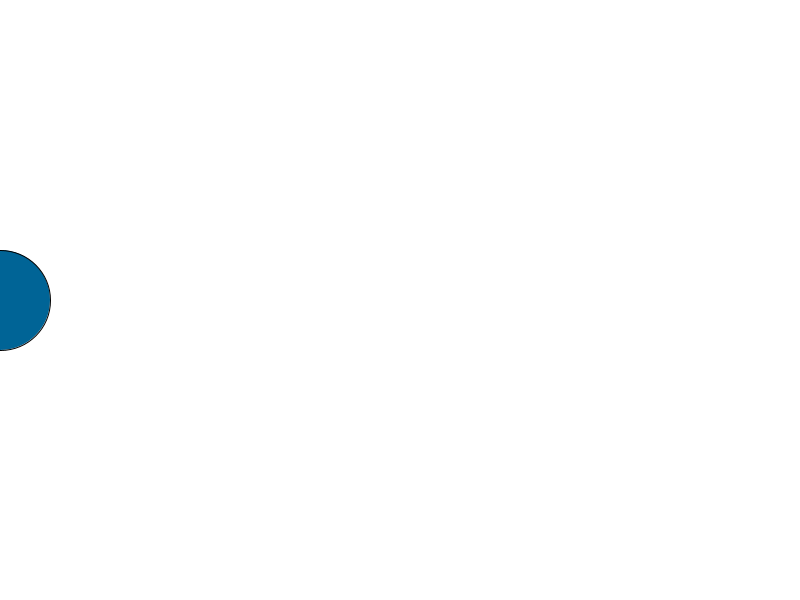
Frame 1 (no input)
Frame 60 (the mouse pressed at the canvas centre just before this capture): identical to frame 1, image omitted
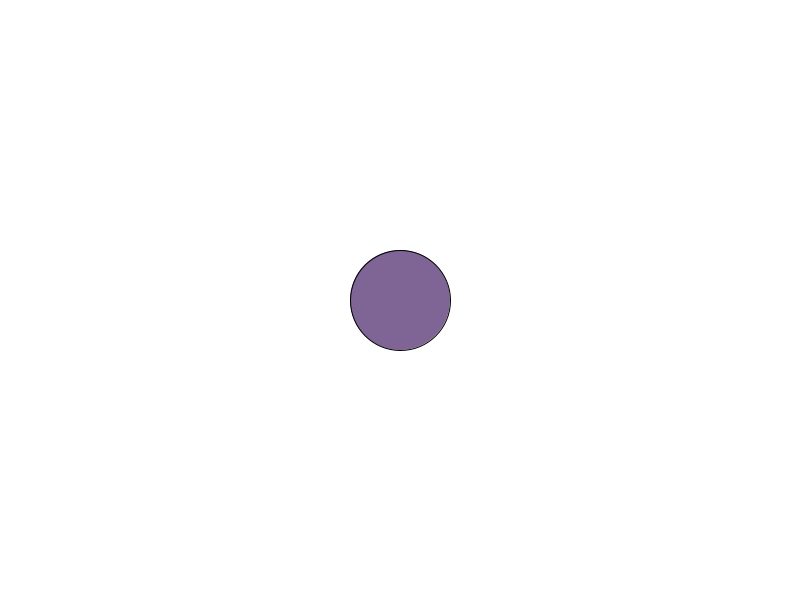
Frame 120 (the mouse held since frame 60 and released just before this capture)

The Processing sketch that drew these frames (run headless with seeded random() and noise(); from frame 60 on, the mouse is pressed at the canvas centre):

// Processing sketch: mediatutorial_1_8
// ── mediatutorial_1_8.pde
void setup() {
    size(800, 600);
}

void draw() {
    background(255);
    fill(map(mouseX, 0, width, 0, 255), 100, 150);
    ellipse(mouseX, height / 2, 100, 100); // Change the color of the ellipse based on mouse position
}
